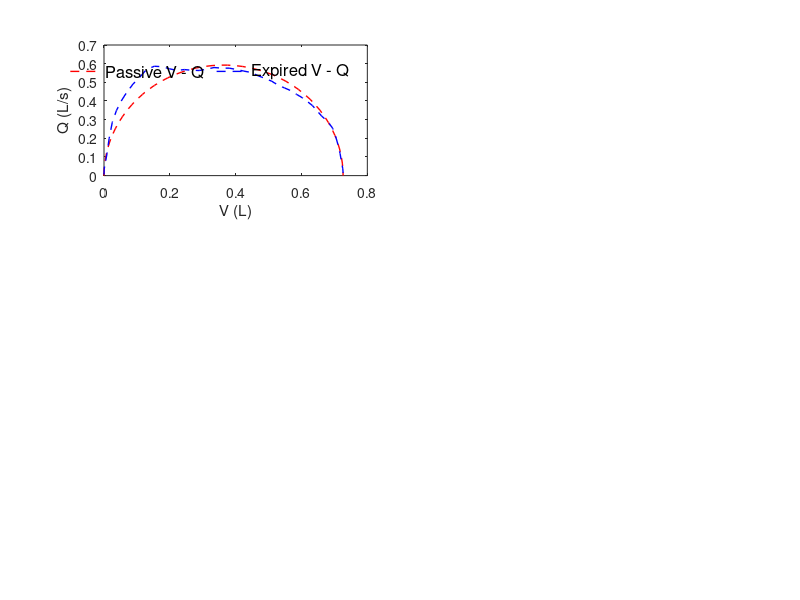

Source code (MATLAB): (Note: this script raises an error after producing the figure.)
close all; clear all; clc
atWork = 0;
print_on = 1;

colorBlue = '#0000FF';
colorRed = '#FF0000';
colorBlack = '#000000';
colorGreen = '#009A17';
colorOrange = '#FF6600';
pt = 1.0;
FS = 10;

%% Plot Setup:
if atWork == 1
    figPos1 = [-1900, 100, 600, 700]; % Work
    figPos2 = [-1250, 400, 600, 600];
    figPos3 = [-600, 400, 600, 600];
    figPos4 = [-1900, 100, 600, 600];
    figPos5 = [-1250, 100, 600, 600];
    figPos6 = [-600, 100, 600, 300];
else
    figPos1 = [2580, -190, 1000, 1270]; % Home
    figPos2 = [-1250, 500, 600, 600];
    figPos3 = [-600, 500, 600, 600];
    figPos4 = [-1900, 150, 600, 600];
    figPos5 = [-1250, 150, 600, 600];
    figPos6 = [-600, 150, 600, 300];
end

%%
load young_results.mat
load old_results.mat
load FL_results.mat
load NFL_results.mat

young.index =   13;
old.index =     13;
NFL.index =     24;
FL.index =      30;

tlim = [0 4];
qlim = [0 1.5];
vlim = [0 2.0];
plim = [-40 15];

figure('Position',figPos1)
subplot(3,2,1)    
plot(young.PassiveV(:,young.index),young.PassiveQ(:,young.index),'Color',colorRed,'Linewidth',pt,'Linestyle','--'); hold on
plot(young.ExpiredV(:,young.index),young.ExpiredQ(:,young.index),'Color',colorBlue,'Linewidth',pt,'Linestyle','--');
xlabel('V (L)')
ylabel('Q (L/s)')
leg1 = legend('Passive V - Q','Expired V - Q','FontSize',12,...
    'Orientation','horizontal');
legend boxoff
leg1.Position(1:2) = [.62 .34];
xlim(vlim)
ylim(qlim)
title('Young')
grid on
set(gca,'FontSize',FS);

subplot(3,2,2)    
plot(old.PassiveV(:,old.index),old.PassiveQ(:,old.index),'Color',colorRed,'Linewidth',pt,'Linestyle','--'); hold on
plot(old.ExpiredV(:,old.index),old.ExpiredQ(:,old.index),'Color',colorBlue,'Linewidth',pt,'Linestyle','--');
xlabel('V (L)')
ylabel('Q (L/s)')
xlim(vlim)
ylim(qlim)
title('Elderly')
grid on
set(gca,'FontSize',FS);

subplot(3,2,3)    
plot(NFL.PassiveV(:,NFL.index),NFL.PassiveQ(:,NFL.index),'Color',colorRed,'Linewidth',pt,'Linestyle','--'); hold on
plot(NFL.ExpiredV(:,NFL.index),NFL.ExpiredQ(:,NFL.index),'Color',colorBlue,'Linewidth',pt,'Linestyle','--');
xlabel('V (L)')
ylabel('Q (L/s)')
xlim(vlim)
ylim(qlim)
title('NFL')
grid on
set(gca,'FontSize',FS);

subplot(3,2,4)    
plot(FL.PassiveV(:,FL.index),FL.PassiveQ(:,FL.index),'Color',colorRed,'Linewidth',pt,'Linestyle','--'); hold on
plot(FL.ExpiredV(:,FL.index),FL.ExpiredQ(:,FL.index),'Color',colorBlue,'Linewidth',pt,'Linestyle','--');
xlabel('V (L)')
ylabel('Q (L/s)')
xlim(vlim)
ylim(qlim)
title('FL')
grid on
set(gca,'FontSize',FS);

print('-r400','-dpng','forced_exp_typical.png');


    %%
% figure('Position',figPos1)
% % FL
% 
% subplot(8,5,1)
% plot(FL.volume(1,FL.exp_point(1):end),-FL.flow(1,FL.exp_point(1):end),'Color',colorBlack,'Linewidth',pt,'Linestyle','-'); hold on
% % plot(FL.time(1:FL.exp_point(1)-1),FL.Peff_Array{1, 1},'Color',colorRed,'Linewidth',pt,'Linestyle','-.')
% % plot(FL.time,FL.Peff_Array{1, 1},'Color',colorRed,'Linewidth',pt,'Linestyle','-.')
% xlabel('V (L)')
% ylabel('Q (L/s)')
% % leg1 = legend('P_{alv}','P_{eff}','FontSize',12,...
% %     'Orientation','horizontal');
% % legend boxoff
% % leg1.Position(1:2) = [.75 .16];
% xlim(vlim)
% ylim(qlim)
% grid on
% set(gca,'FontSize',FS);
% 
% for ii = 2:35
%     subplot(8,5,ii)
%     plot(FL.volume(ii,FL.exp_point(ii):end),-FL.flow(ii,FL.exp_point(ii):end),'Color',colorBlack,'Linewidth',pt,'Linestyle','-'); hold on
% %     plot(FL.time(1:FL.exp_point(ii)-1),FL.Peff_Array{1, ii},'Color',colorRed,'Linewidth',pt,'Linestyle','-.')
% %     plot(FL.time,FL.Peff_Array{1, ii},'Color',colorRed,'Linewidth',pt,'Linestyle','-.')
%     xlabel('V (L)')
%     ylabel('Q (L/s)')
%     xlim(vlim)
%     ylim(qlim)
%     grid on
%     set(gca,'FontSize',FS);
% end
%   
% if print_on ==1
%     print('-r400','-dpng','V-Q_FL.png');
% else 
% end